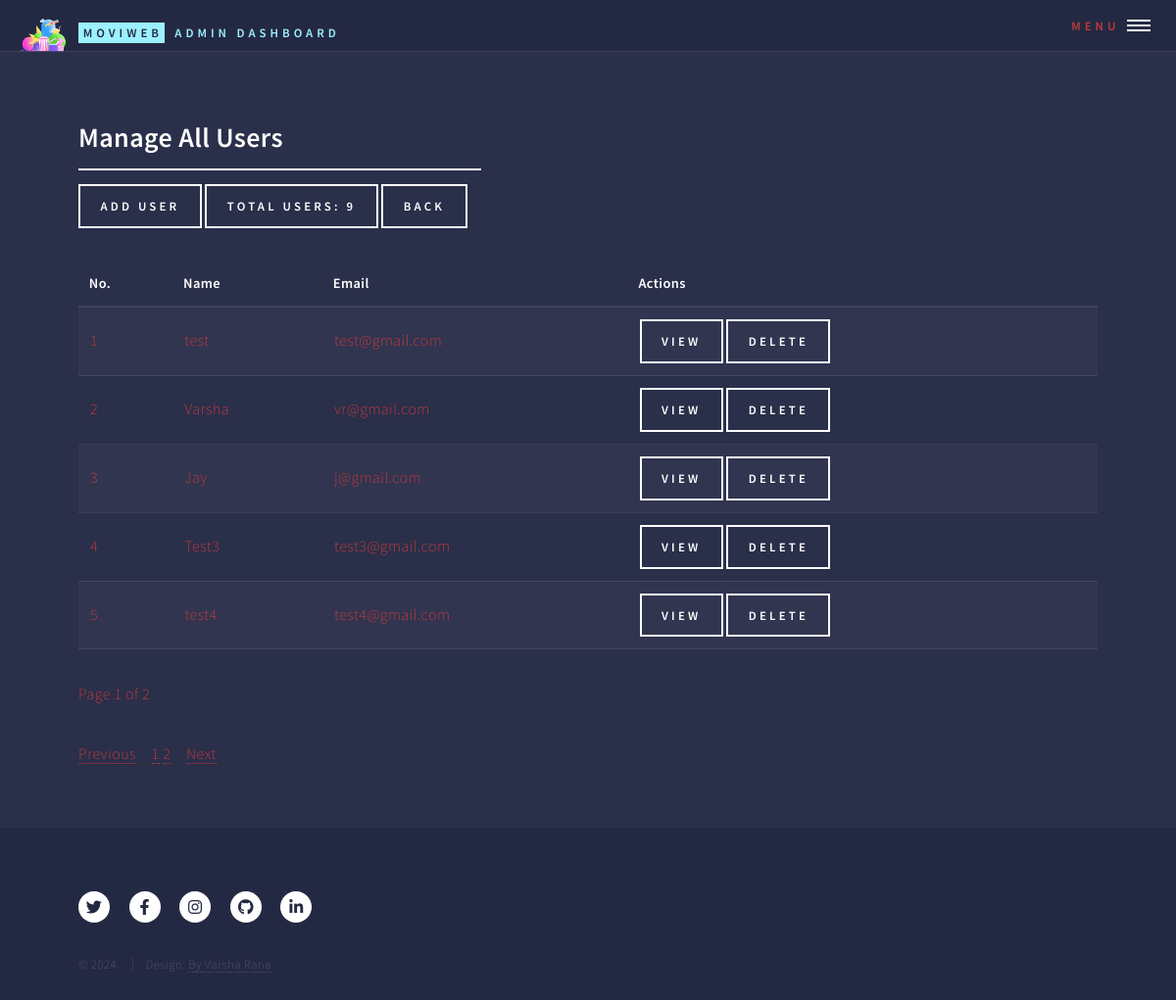
Screenshot of /admin/manage_all_users (signed in) with the database file from the repository.
### models.py (models this page shows, shortened)
class User(db.Model):
    __tablename__ = 'user'
    id = db.Column(db.Integer, primary_key=True)
    name = db.Column(db.String(100), nullable=False)
    email = db.Column(db.String(120), unique=True, nullable=False)
    password = db.Column(db.String(200), nullable=False)
    gender = db.Column(db.String(10), nullable=True)  # Optional field for gender
    profile_picture = db.Column(db.String(200), nullable=True)  # Optional field for profile picture URL
    password_update_date = db.Column(db.DateTime, nullable=True)
    join_date = db.Column(db.DateTime, default=db.func.current_timestamp())
    movies = db.relationship('Movie', backref='user', lazy=True)
    favorites = db.relationship('Favorite', back_populates='user', lazy=True)
    admin_id = db.Column(db.Integer, db.ForeignKey('admin.id'), nullable=True)

### blueprints/admin.py (the view)
@admin_bp.route('/manage_all_users')
def manage_all_users():
    if not admin_logged_in():
        return handle_not_logged_in()
    admin = admin_logged_in()
    if admin is None:
        return handle_invalid_admin()  # Handle case where admin is not logged in
    num_users = User.query.count()
    page = request.args.get('page', 1, type=int)
    per_page = 5  # Set how many users to display per page
    users = User.query.paginate(page=page, per_page=per_page)
    if request.headers.get('X-Requested-With') == 'XMLHttpRequest':
        return render_template('partials/manage_all_users_content.html', users=users)
    return render_template('manage_all_users.html',
                           num_users=num_users,
                           users=users,
                           admin=admin)

### blueprints/common_fun.py (called while the page is built)
def admin_logged_in():
    admin_id = session.get('admin_id')
    if admin_id:
        return Admin.query.get(admin_id)  # This should return the Admin object or None
    return None

### templates/admin/manage_all_users.html (shortened to what this page needs)
<!DOCTYPE HTML>
<html>
<head>
    <link rel="stylesheet" href="../../static/css/main.css"/>
</head>
<body class="is-preload">
<div id="wrapper">
    <header id="header" class="alt">
        {% include 'partials/admin_header.html' %}
    </header>
    <div id="main">
        <section id="users">
            <div class="inner">
                <header class="major">
                    <h2>Manage All Users </h2>
                    <a href="{{ url_for('admin_bp.add_user') }}" class="button">Add User</a>
                    <label class="button">Total Users: {{ num_users }}</label>
                    <a href="{{ url_for('admin_bp.manage_users') }}" class="button">Back</a>
                </header>
                {% include 'partials/manage_all_users_content.html' %}
            </div>
        </section>
    </div>
    <footer id="footer">
        {% include 'partials/movie_web_app_footer.html' %}
    </footer>
</div>
</body>
</html>

### templates/partials/manage_all_users_content.html (shortened to what this page needs)
<div id="user-table-container">
    <table id="user-table">
        <thead>
        <tr>
            <th>No.</th>
            <th>Name</th>
            <th>Email</th>
            <th>Actions</th>
        </tr>
        </thead>
        <tbody>
        {% set start_no = (users.page - 1) * users.per_page + 1 %}
        {% for user in users.items %}
        <tr>
            <td>{{ start_no + loop.index0 }}</td>
            <td>{{ user.name }}</td>
            <td>{{ user.email }}</td>
            <td>
                <a href="{{ url_for('admin_bp.view_user', user_id=user.id) }}" class="button">View</a>
                <form action="{{ url_for('admin_bp.delete_user', user_id=user.id) }}" method="post" onsubmit="return confirmDeletion()"
                      style="display:inline;">
                    <input type="submit" value="Delete" class="button"/>
                </form>
            </td>
        </tr>
        {% endfor %}
        </tbody>
    </table>
    <p>Page {{ users.page }} of {{ users.pages }}</p>
</div>
<div id="pagination-container-manage_all-users">
    <nav aria-label="Page navigation">
        <ul class="pagination">
            {% if users.has_prev %}
            <li class="page-item">
                <a class="page-link" href="{{ url_for('admin_bp.manage_all_users', page=users.prev_num) }}">Previous</a>
            </li>
            {% else %}
            <li class="page-item disabled">
                <a class="page-link" href="#">Previous</a>
            </li>
            {% endif %}
            {% for page_num in users.iter_pages() %}
            {% if page_num %}
            <li class="page-item {% if page_num == users.page %}active{% endif %}">
                <a class="page-link" href="{{ url_for('admin_bp.manage_all_users', page=page_num) }}">{{ page_num }}</a>
            </li>
            {% else %}
            <li class="page-item disabled">
                <a class="page-link" href="#">...</a>
            </li>
            {% endif %}
            {% endfor %}
            {% if users.has_next %}
            <li class="page-item">
                <a class="page-link" href="{{ url_for('admin_bp.manage_all_users', page=users.next_num) }}">Next</a>
            </li>
            {% else %}
            <li class="page-item disabled">
                <a class="page-link" href="#">Next</a>
            </li>
            {% endif %}
        </ul>
    </nav>
</div>

### rows the page displays
User: start_no+loop.index0 "1", name "test", email "test@gmail.com"
User: start_no+loop.index0 "2", name "Varsha", email "vr@gmail.com"
User: start_no+loop.index0 "3", name "Jay", email "j@gmail.com"
User: start_no+loop.index0 "4", name "Test3", email "test3@gmail.com"
User: start_no+loop.index0 "5", name "test4", email "test4@gmail.com"

### other values shown
{{ num_users }} "9"
{{ users.page }} "1"
{{ users.pages }} "2"
{{ page_num }} "1" "2"
